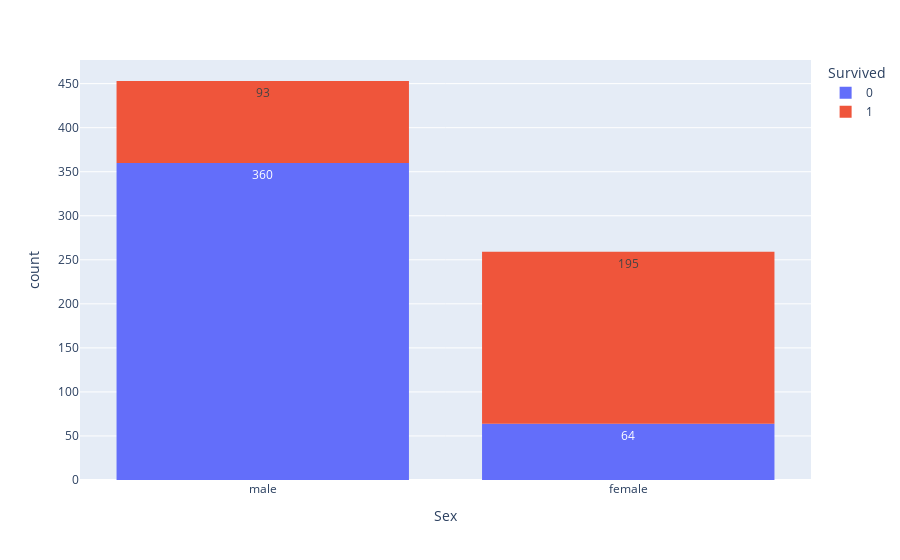

The code cell stored with this chart in its notebook:
### Code cell
grafico = px.histogram(df_train,x= "Sex", color= "Survived", text_auto= True)
grafico.show()

### Figure 1 — Plotly figure (JSON) as saved in the notebook; plotly's stock layout.template omitted (floating-point values rounded to 4 significant figures; data arrays with more than 128 entries replaced by an {"elided": "..."} marker saying what was removed)
{"data": [{"alignmentgroup": "True", "bingroup": "x", "hovertemplate": "Survived=0<br>Sex=%{x}<br>count=%{y}<extra></extra>", "legendgroup": "0", "marker": {"color": "#636efa", "pattern": {"shape": ""}}, "name": "0", "offsetgroup": "0", "orientation": "v", "showlegend": true, "texttemplate": "%{value}", "type": "histogram", "x": {"elided": "424 str values"}, "xaxis": "x", "yaxis": "y"}, {"alignmentgroup": "True", "bingroup": "x", "hovertemplate": "Survived=1<br>Sex=%{x}<br>count=%{y}<extra></extra>", "legendgroup": "1", "marker": {"color": "#EF553B", "pattern": {"shape": ""}}, "name": "1", "offsetgroup": "1", "orientation": "v", "showlegend": true, "texttemplate": "%{value}", "type": "histogram", "x": {"elided": "288 str values"}, "xaxis": "x", "yaxis": "y"}], "layout": {"barmode": "relative", "legend": {"title": {"text": "Survived"}, "tracegroupgap": 0}, "margin": {"t": 60}, "xaxis": {"anchor": "y", "domain": [0, 1], "title": {"text": "Sex"}}, "yaxis": {"anchor": "x", "domain": [0, 1], "title": {"text": "count"}}}}
